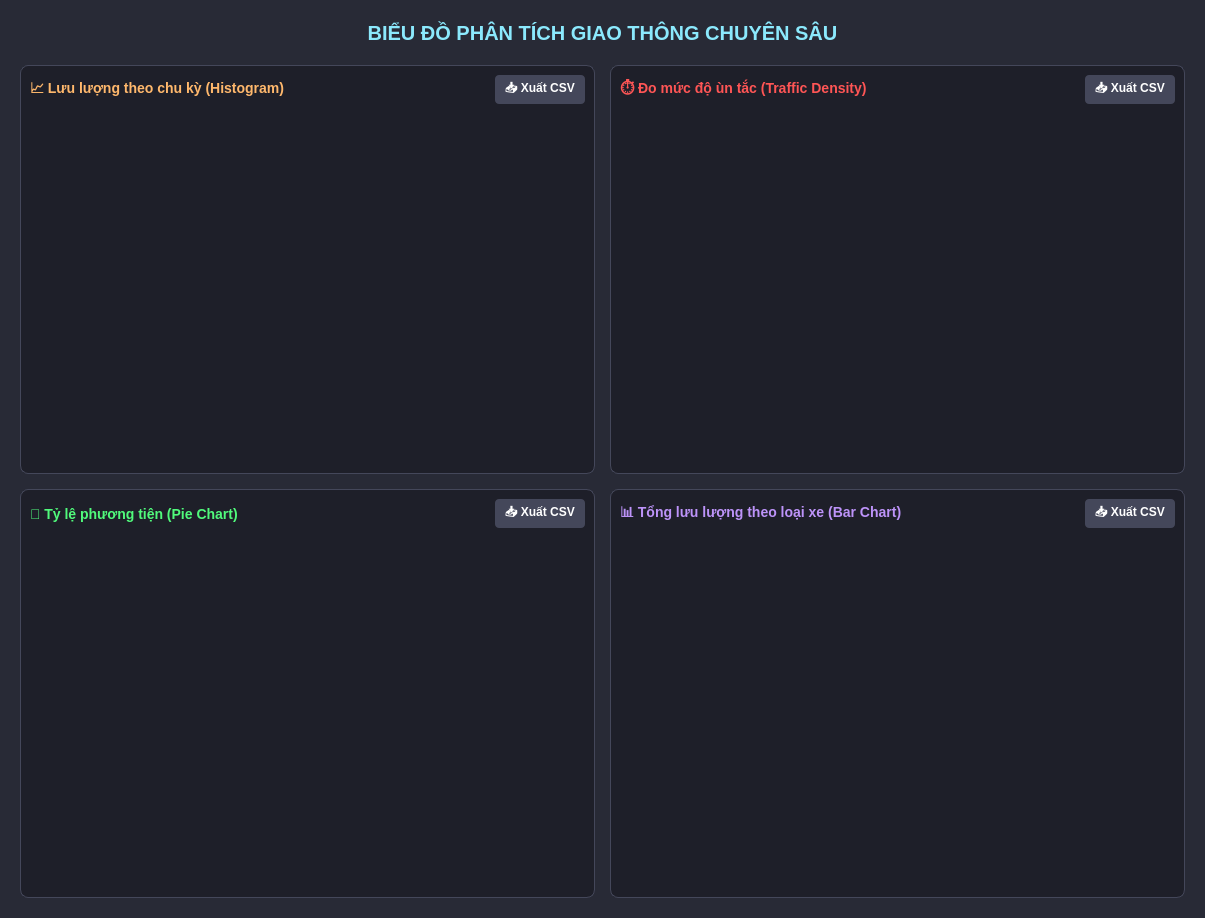
<?xml version="1.0" encoding="UTF-8"?>
<ui version="4.0">
 <class>StatsForm</class>
 <widget class="QDialog" name="StatsForm">
  <property name="geometry">
   <rect>
    <x>0</x>
    <y>0</y>
    <width>1205</width>
    <height>918</height>
   </rect>
  </property>
  <property name="windowTitle">
   <string>Thống kê &amp; Phân tích chi tiết</string>
  </property>
  <property name="styleSheet">
   <string notr="true">QDialog { background-color: #282A36; } QLabel { color: #F8F8F2; }</string>
  </property>
  <layout class="QVBoxLayout" name="verticalLayout">
   <property name="spacing">
    <number>15</number>
   </property>
   <property name="leftMargin">
    <number>20</number>
   </property>
   <property name="topMargin">
    <number>20</number>
   </property>
   <property name="rightMargin">
    <number>20</number>
   </property>
   <property name="bottomMargin">
    <number>20</number>
   </property>
   <item>
    <widget class="QLabel" name="lbl_title">
     <property name="maximumSize">
      <size>
       <width>16777215</width>
       <height>30</height>
      </size>
     </property>
     <property name="styleSheet">
      <string notr="true">color: #8BE9FD; font-size: 20px; font-weight: bold; margin-bottom: 5px;</string>
     </property>
     <property name="text">
      <string>BIỂU ĐỒ PHÂN TÍCH GIAO THÔNG CHUYÊN SÂU</string>
     </property>
     <property name="alignment">
      <set>Qt::AlignCenter</set>
     </property>
    </widget>
   </item>
   <item>
    <layout class="QGridLayout" name="gridLayout">
     <property name="spacing">
      <number>15</number>
     </property>
     <item row="0" column="2">
      <widget class="QFrame" name="frame_gauge">
       <property name="styleSheet">
        <string notr="true">QFrame { background: #1E1F29; border-radius: 8px; border: 1px solid #44475A; } QLabel { border: none; } QPushButton { background: #44475A; color: white; border-radius: 4px; font-weight: bold; padding: 4px 10px; } QPushButton:hover { background: #6272A4; }</string>
       </property>
       <layout class="QVBoxLayout">
        <item>
         <layout class="QHBoxLayout">
          <item>
           <widget class="QLabel" name="lbl_title_gauge">
            <property name="styleSheet">
             <string notr="true">color: #FF5555; font-weight: bold; font-size: 14px;</string>
            </property>
            <property name="text">
             <string>⏱️ Đo mức độ ùn tắc (Traffic Density)</string>
            </property>
           </widget>
          </item>
          <item>
           <spacer>
            <property name="orientation">
             <enum>Qt::Horizontal</enum>
            </property>
            <property name="sizeHint" stdset="0">
             <size>
              <width>40</width>
              <height>20</height>
             </size>
            </property>
           </spacer>
          </item>
          <item>
           <widget class="QPushButton" name="btn_export_gauge">
            <property name="text">
             <string>📥 Xuất CSV</string>
            </property>
           </widget>
          </item>
         </layout>
        </item>
        <item>
         <widget class="QLabel" name="lbl_chart_gauge">
          <property name="text">
           <string/>
          </property>
          <property name="alignment">
           <set>Qt::AlignCenter</set>
          </property>
         </widget>
        </item>
       </layout>
      </widget>
     </item>
     <item row="1" column="2">
      <widget class="QFrame" name="frame_barh">
       <property name="styleSheet">
        <string notr="true">QFrame { background: #1E1F29; border-radius: 8px; border: 1px solid #44475A; } QLabel { border: none; } QPushButton { background: #44475A; color: white; border-radius: 4px; font-weight: bold; padding: 4px 10px; } QPushButton:hover { background: #6272A4; }</string>
       </property>
       <layout class="QVBoxLayout">
        <item>
         <layout class="QHBoxLayout">
          <item>
           <widget class="QLabel" name="lbl_title_barh">
            <property name="styleSheet">
             <string notr="true">color: #BD93F9; font-weight: bold; font-size: 14px;</string>
            </property>
            <property name="text">
             <string>📊 Tổng lưu lượng theo loại xe (Bar Chart)</string>
            </property>
           </widget>
          </item>
          <item>
           <spacer>
            <property name="orientation">
             <enum>Qt::Horizontal</enum>
            </property>
            <property name="sizeHint" stdset="0">
             <size>
              <width>40</width>
              <height>20</height>
             </size>
            </property>
           </spacer>
          </item>
          <item>
           <widget class="QPushButton" name="btn_export_barh">
            <property name="text">
             <string>📥 Xuất CSV</string>
            </property>
           </widget>
          </item>
         </layout>
        </item>
        <item>
         <widget class="QLabel" name="lbl_chart_barh">
          <property name="text">
           <string/>
          </property>
          <property name="alignment">
           <set>Qt::AlignCenter</set>
          </property>
         </widget>
        </item>
       </layout>
      </widget>
     </item>
     <item row="1" column="0">
      <widget class="QFrame" name="frame_pie">
       <property name="styleSheet">
        <string notr="true">QFrame { background: #1E1F29; border-radius: 8px; border: 1px solid #44475A; } QLabel { border: none; } QPushButton { background: #44475A; color: white; border-radius: 4px; font-weight: bold; padding: 4px 10px; } QPushButton:hover { background: #6272A4; }</string>
       </property>
       <layout class="QVBoxLayout">
        <item>
         <layout class="QHBoxLayout">
          <item>
           <widget class="QLabel" name="lbl_title_pie">
            <property name="styleSheet">
             <string notr="true">color: #50FA7B; font-weight: bold; font-size: 14px;</string>
            </property>
            <property name="text">
             <string>🥧 Tỷ lệ phương tiện (Pie Chart)</string>
            </property>
           </widget>
          </item>
          <item>
           <spacer>
            <property name="orientation">
             <enum>Qt::Horizontal</enum>
            </property>
            <property name="sizeHint" stdset="0">
             <size>
              <width>40</width>
              <height>20</height>
             </size>
            </property>
           </spacer>
          </item>
          <item>
           <widget class="QPushButton" name="btn_export_pie">
            <property name="text">
             <string>📥 Xuất CSV</string>
            </property>
           </widget>
          </item>
         </layout>
        </item>
        <item>
         <widget class="QLabel" name="lbl_chart_pie">
          <property name="text">
           <string/>
          </property>
          <property name="alignment">
           <set>Qt::AlignCenter</set>
          </property>
         </widget>
        </item>
       </layout>
      </widget>
     </item>
     <item row="0" column="0">
      <widget class="QFrame" name="frame_hist">
       <property name="styleSheet">
        <string notr="true">QFrame { background: #1E1F29; border-radius: 8px; border: 1px solid #44475A; } QLabel { border: none; } QPushButton { background: #44475A; color: white; border-radius: 4px; font-weight: bold; padding: 4px 10px; } QPushButton:hover { background: #6272A4; }</string>
       </property>
       <layout class="QVBoxLayout">
        <item>
         <layout class="QHBoxLayout">
          <item>
           <widget class="QLabel" name="lbl_title_hist">
            <property name="styleSheet">
             <string notr="true">color: #FFB86C; font-weight: bold; font-size: 14px;</string>
            </property>
            <property name="text">
             <string>📈 Lưu lượng theo chu kỳ (Histogram)</string>
            </property>
           </widget>
          </item>
          <item>
           <spacer>
            <property name="orientation">
             <enum>Qt::Horizontal</enum>
            </property>
            <property name="sizeHint" stdset="0">
             <size>
              <width>40</width>
              <height>20</height>
             </size>
            </property>
           </spacer>
          </item>
          <item>
           <widget class="QPushButton" name="btn_export_hist">
            <property name="text">
             <string>📥 Xuất CSV</string>
            </property>
           </widget>
          </item>
         </layout>
        </item>
        <item>
         <widget class="QLabel" name="lbl_chart_hist">
          <property name="text">
           <string/>
          </property>
          <property name="alignment">
           <set>Qt::AlignCenter</set>
          </property>
         </widget>
        </item>
       </layout>
      </widget>
     </item>
    </layout>
   </item>
  </layout>
 </widget>
 <resources/>
 <connections/>
</ui>
